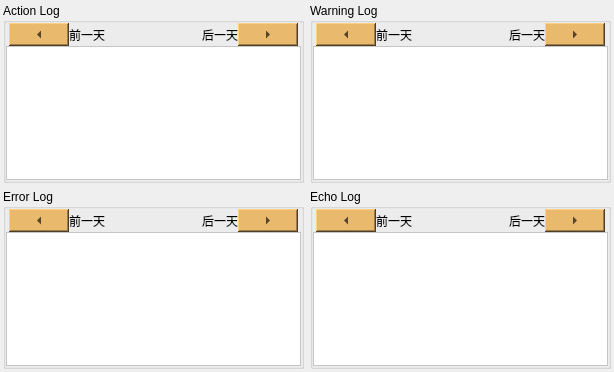
<?xml version="1.0" encoding="UTF-8"?>
<ui version="4.0">
 <class>WidgetLogForm</class>
 <widget class="QWidget" name="WidgetLogForm">
  <property name="geometry">
   <rect>
    <x>0</x>
    <y>0</y>
    <width>614</width>
    <height>372</height>
   </rect>
  </property>
  <property name="windowTitle">
   <string>Form</string>
  </property>
  <layout class="QGridLayout" name="gridLayout_2">
   <property name="leftMargin">
    <number>3</number>
   </property>
   <property name="topMargin">
    <number>3</number>
   </property>
   <property name="rightMargin">
    <number>3</number>
   </property>
   <property name="bottomMargin">
    <number>3</number>
   </property>
   <item row="0" column="0">
    <layout class="QGridLayout" name="gridLayout" rowstretch="1,1" columnstretch="1,1">
     <item row="0" column="1">
      <widget class="QGroupBox" name="groupBox">
       <property name="title">
        <string>Warning Log</string>
       </property>
       <layout class="QGridLayout" name="gridLayout_4">
        <property name="leftMargin">
         <number>0</number>
        </property>
        <property name="topMargin">
         <number>0</number>
        </property>
        <property name="rightMargin">
         <number>0</number>
        </property>
        <property name="bottomMargin">
         <number>0</number>
        </property>
        <property name="verticalSpacing">
         <number>0</number>
        </property>
        <item row="0" column="0">
         <layout class="QHBoxLayout" name="horizontalLayout_2">
          <property name="leftMargin">
           <number>3</number>
          </property>
          <property name="rightMargin">
           <number>3</number>
          </property>
          <item>
           <widget class="QToolButton" name="toolButton_3">
            <property name="minimumSize">
             <size>
              <width>60</width>
              <height>0</height>
             </size>
            </property>
            <property name="styleSheet">
             <string notr="true">background-color: rgb(233, 185, 110);</string>
            </property>
            <property name="text">
             <string>...</string>
            </property>
            <property name="arrowType">
             <enum>Qt::LeftArrow</enum>
            </property>
           </widget>
          </item>
          <item>
           <widget class="QLabel" name="label_3">
            <property name="text">
             <string>前一天</string>
            </property>
           </widget>
          </item>
          <item>
           <spacer name="horizontalSpacer_2">
            <property name="orientation">
             <enum>Qt::Horizontal</enum>
            </property>
            <property name="sizeHint" stdset="0">
             <size>
              <width>40</width>
              <height>20</height>
             </size>
            </property>
           </spacer>
          </item>
          <item>
           <widget class="QLabel" name="label_4">
            <property name="text">
             <string>后一天</string>
            </property>
           </widget>
          </item>
          <item>
           <widget class="QToolButton" name="toolButton_4">
            <property name="minimumSize">
             <size>
              <width>60</width>
              <height>0</height>
             </size>
            </property>
            <property name="styleSheet">
             <string notr="true">background-color: rgb(233, 185, 110);</string>
            </property>
            <property name="text">
             <string>...</string>
            </property>
            <property name="arrowType">
             <enum>Qt::RightArrow</enum>
            </property>
           </widget>
          </item>
         </layout>
        </item>
        <item row="1" column="0">
         <widget class="QTextEdit" name="textEdit_4">
          <property name="styleSheet">
           <string notr="true">background-color: rgb(255, 255, 255);</string>
          </property>
         </widget>
        </item>
       </layout>
      </widget>
     </item>
     <item row="0" column="0">
      <widget class="QGroupBox" name="groupBox_2">
       <property name="font">
        <font>
         <pointsize>9</pointsize>
        </font>
       </property>
       <property name="title">
        <string>Action Log</string>
       </property>
       <layout class="QGridLayout" name="gridLayout_3">
        <property name="leftMargin">
         <number>0</number>
        </property>
        <property name="topMargin">
         <number>0</number>
        </property>
        <property name="rightMargin">
         <number>0</number>
        </property>
        <property name="bottomMargin">
         <number>0</number>
        </property>
        <property name="verticalSpacing">
         <number>0</number>
        </property>
        <item row="0" column="0">
         <layout class="QHBoxLayout" name="horizontalLayout">
          <property name="leftMargin">
           <number>3</number>
          </property>
          <property name="rightMargin">
           <number>3</number>
          </property>
          <item>
           <widget class="QToolButton" name="toolButton">
            <property name="minimumSize">
             <size>
              <width>60</width>
              <height>0</height>
             </size>
            </property>
            <property name="styleSheet">
             <string notr="true">background-color: rgb(233, 185, 110);</string>
            </property>
            <property name="text">
             <string/>
            </property>
            <property name="arrowType">
             <enum>Qt::LeftArrow</enum>
            </property>
           </widget>
          </item>
          <item>
           <widget class="QLabel" name="label">
            <property name="text">
             <string>前一天</string>
            </property>
           </widget>
          </item>
          <item>
           <spacer name="horizontalSpacer">
            <property name="orientation">
             <enum>Qt::Horizontal</enum>
            </property>
            <property name="sizeHint" stdset="0">
             <size>
              <width>40</width>
              <height>20</height>
             </size>
            </property>
           </spacer>
          </item>
          <item>
           <widget class="QLabel" name="label_2">
            <property name="text">
             <string>后一天</string>
            </property>
           </widget>
          </item>
          <item>
           <widget class="QToolButton" name="toolButton_2">
            <property name="minimumSize">
             <size>
              <width>60</width>
              <height>0</height>
             </size>
            </property>
            <property name="styleSheet">
             <string notr="true">background-color: rgb(233, 185, 110);</string>
            </property>
            <property name="text">
             <string>...</string>
            </property>
            <property name="arrowType">
             <enum>Qt::RightArrow</enum>
            </property>
           </widget>
          </item>
         </layout>
        </item>
        <item row="1" column="0">
         <widget class="QTextEdit" name="textEdit_3">
          <property name="styleSheet">
           <string notr="true">background-color: rgb(255, 255, 255);</string>
          </property>
         </widget>
        </item>
       </layout>
      </widget>
     </item>
     <item row="1" column="0">
      <widget class="QGroupBox" name="groupBox_3">
       <property name="title">
        <string>Error Log</string>
       </property>
       <layout class="QGridLayout" name="gridLayout_5">
        <property name="leftMargin">
         <number>0</number>
        </property>
        <property name="topMargin">
         <number>0</number>
        </property>
        <property name="rightMargin">
         <number>0</number>
        </property>
        <property name="bottomMargin">
         <number>0</number>
        </property>
        <property name="verticalSpacing">
         <number>0</number>
        </property>
        <item row="0" column="0">
         <layout class="QHBoxLayout" name="horizontalLayout_3">
          <property name="leftMargin">
           <number>3</number>
          </property>
          <property name="rightMargin">
           <number>3</number>
          </property>
          <item>
           <widget class="QToolButton" name="toolButton_5">
            <property name="minimumSize">
             <size>
              <width>60</width>
              <height>0</height>
             </size>
            </property>
            <property name="styleSheet">
             <string notr="true">background-color: rgb(233, 185, 110);</string>
            </property>
            <property name="text">
             <string>...</string>
            </property>
            <property name="arrowType">
             <enum>Qt::LeftArrow</enum>
            </property>
           </widget>
          </item>
          <item>
           <widget class="QLabel" name="label_5">
            <property name="text">
             <string>前一天</string>
            </property>
           </widget>
          </item>
          <item>
           <spacer name="horizontalSpacer_3">
            <property name="orientation">
             <enum>Qt::Horizontal</enum>
            </property>
            <property name="sizeHint" stdset="0">
             <size>
              <width>40</width>
              <height>20</height>
             </size>
            </property>
           </spacer>
          </item>
          <item>
           <widget class="QLabel" name="label_6">
            <property name="text">
             <string>后一天</string>
            </property>
           </widget>
          </item>
          <item>
           <widget class="QToolButton" name="toolButton_6">
            <property name="minimumSize">
             <size>
              <width>60</width>
              <height>0</height>
             </size>
            </property>
            <property name="styleSheet">
             <string notr="true">background-color: rgb(233, 185, 110);</string>
            </property>
            <property name="text">
             <string>...</string>
            </property>
            <property name="arrowType">
             <enum>Qt::RightArrow</enum>
            </property>
           </widget>
          </item>
         </layout>
        </item>
        <item row="1" column="0">
         <widget class="QTextEdit" name="textEdit">
          <property name="styleSheet">
           <string notr="true">background-color: rgb(255, 255, 255);</string>
          </property>
         </widget>
        </item>
       </layout>
      </widget>
     </item>
     <item row="1" column="1">
      <widget class="QGroupBox" name="groupBox_4">
       <property name="title">
        <string>Echo Log</string>
       </property>
       <layout class="QGridLayout" name="gridLayout_6">
        <property name="leftMargin">
         <number>0</number>
        </property>
        <property name="topMargin">
         <number>0</number>
        </property>
        <property name="rightMargin">
         <number>0</number>
        </property>
        <property name="bottomMargin">
         <number>0</number>
        </property>
        <property name="verticalSpacing">
         <number>0</number>
        </property>
        <item row="0" column="0">
         <layout class="QHBoxLayout" name="horizontalLayout_4">
          <property name="leftMargin">
           <number>3</number>
          </property>
          <property name="rightMargin">
           <number>3</number>
          </property>
          <item>
           <widget class="QToolButton" name="toolButton_7">
            <property name="minimumSize">
             <size>
              <width>60</width>
              <height>0</height>
             </size>
            </property>
            <property name="styleSheet">
             <string notr="true">background-color: rgb(233, 185, 110);</string>
            </property>
            <property name="text">
             <string>...</string>
            </property>
            <property name="arrowType">
             <enum>Qt::LeftArrow</enum>
            </property>
           </widget>
          </item>
          <item>
           <widget class="QLabel" name="label_7">
            <property name="text">
             <string>前一天</string>
            </property>
           </widget>
          </item>
          <item>
           <spacer name="horizontalSpacer_4">
            <property name="orientation">
             <enum>Qt::Horizontal</enum>
            </property>
            <property name="sizeHint" stdset="0">
             <size>
              <width>40</width>
              <height>20</height>
             </size>
            </property>
           </spacer>
          </item>
          <item>
           <widget class="QLabel" name="label_8">
            <property name="text">
             <string>后一天</string>
            </property>
           </widget>
          </item>
          <item>
           <widget class="QToolButton" name="toolButton_8">
            <property name="minimumSize">
             <size>
              <width>60</width>
              <height>0</height>
             </size>
            </property>
            <property name="styleSheet">
             <string notr="true">background-color: rgb(233, 185, 110);</string>
            </property>
            <property name="text">
             <string>...</string>
            </property>
            <property name="autoRaise">
             <bool>false</bool>
            </property>
            <property name="arrowType">
             <enum>Qt::RightArrow</enum>
            </property>
           </widget>
          </item>
         </layout>
        </item>
        <item row="1" column="0">
         <widget class="QTextEdit" name="textEdit_2">
          <property name="styleSheet">
           <string notr="true">background-color: rgb(255, 255, 255);</string>
          </property>
         </widget>
        </item>
       </layout>
      </widget>
     </item>
    </layout>
   </item>
  </layout>
 </widget>
 <resources/>
 <connections/>
</ui>
